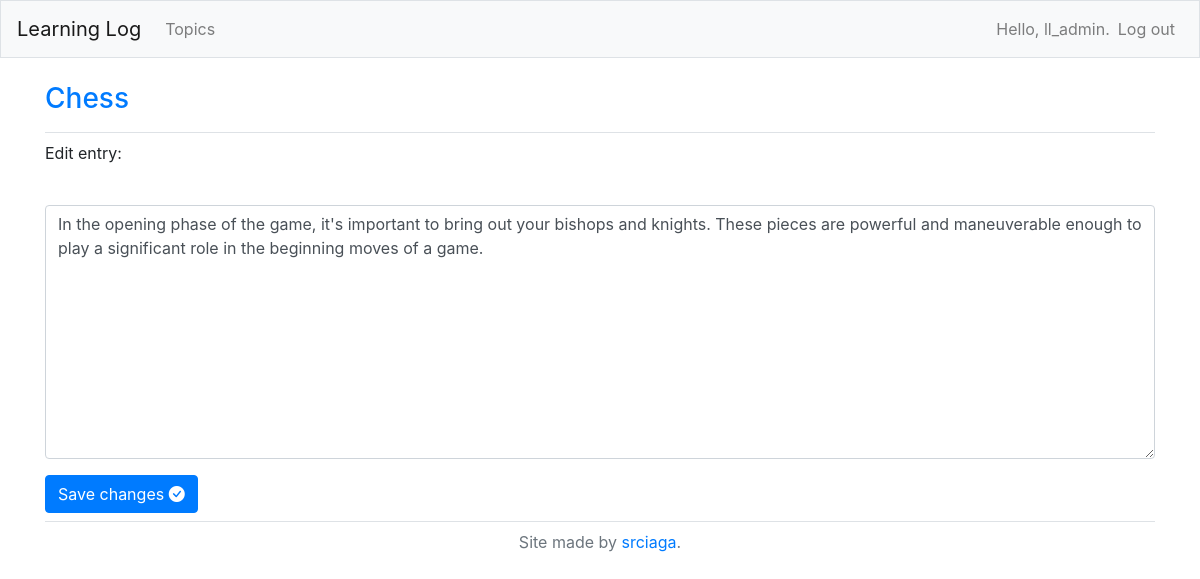
The page /edit_entry/2/ (signed in) on the database its author committed.
### learning_logs/models.py (models this page shows, shortened)
class Topic(models.Model):
    text = models.CharField(max_length=200)
    date_added = models.DateTimeField(auto_now_add=True)
    owner = models.ForeignKey(User, on_delete=models.CASCADE)
    def __str__(self):
        return self.text

class Entry(models.Model):
    topic = models.ForeignKey(Topic, on_delete=models.CASCADE)
    text = models.TextField()
    date_added = models.DateTimeField(auto_now_add=True)
    class Meta:
        verbose_name_plural = 'entries'

### learning_logs/views.py (the view)
# urls.py: path('edit_entry/<int:entry_id>/', views.edit_entry, name='edit_entry'),
@login_required
def edit_entry(request, entry_id):
    entry = Entry.objects.get(id=entry_id)
    topic = entry.topic
    if topic.owner != request.user:
        raise Http404
    if request.method != 'POST':
        form = EntryForm(instance=entry)
    else:
        form = EntryForm(instance=entry, data=request.POST)
        if form.is_valid():
            form.save()
            return redirect('learning_logs:topic', topic_id=topic.id)
    context = {'entry': entry, 'topic': topic, 'form': form}
    return render(request, 'learning_logs/edit_entry.html', context)

### learning_logs/forms.py
class EntryForm(forms.ModelForm):
    class Meta:
        model = Entry
        fields = ['text']
        labels = {'text': ''}
        widgets = {'text': forms.Textarea(attrs={'cols': 80})}

### learning_logs/templates/learning_logs/edit_entry.html (shortened to what this page needs)
{% extends "learning_logs/base.html" %}
{% load bootstrap4 %}
{% block page_header %}
<h3><a href="{% url 'learning_logs:topic' topic.id %}">{{ topic }}</a></h3>
{% endblock page_header %}
{% block content %}
  <p>Edit entry:</p>
  <form action="{% url 'learning_logs:edit_entry' entry.id %}" method='post'>
    {% bootstrap_form form %}
    {% buttons %}
    <button name="submit" class="btn btn-primary">Save changes <i class="bi bi-check-circle-fill"></i></button>
    {% endbuttons %}
  </form>
{% endblock content %}

### learning_logs/templates/learning_logs/base.html (shortened to what this page needs)
{% load bootstrap4 %}
<!doctype html>
<html lang="en">
<head>
    {% bootstrap_css %}
</head>
<body>
    <nav class="navbar navbar-expand-md navbar-light bg-light mb-4 border">
        <a class="navbar-brand" href="{% url 'learning_logs:index'%}">
            Learning Log</a>
        <div class="collapse navbar-collapse" id="navbarCollapse">
            <ul class="navbar-nav mr-auto">
                <li class="nav-item">
                    <a class="nav-link" href="{% url 'learning_logs:topics'%}">
                        Topics</a></li>
            </ul>
            <ul class="navbar-nav ml-auto">
                {% if user.is_authenticated %}
                <li class="nav-item">
                    <span class="navbar-text">Hello, {{ user.username }}.</span>
                </li>
                <li class="nav-item">
                    <a class="nav-link" href="{% url 'users:logout' %}">Log out</a>
                </li>
                {% else %}
                <li class="nav-item">
                    <a class="nav-link" href="{% url 'users:register' %}">Register</a>
                </li>
                <li class="nav-item">
                    <a class="nav-link" href="{% url 'users:login' %}">Log in</a></li>
                {% endif %}
            </ul>
        </div>
    </nav>
    <main role="main" class="container">
        <div class="pb-2 mb-2 border-bottom">
            {% block page_header %}{% endblock page_header %}
        </div>
        <div class="pb-2 mb-2 border-bottom">
            {% block content %}{% endblock content %}
        </div>
    </main>
    <footer>
        <p class="text-center text-muted">Site made by <a href="https://github.com/srciaga">srciaga</a>.</p>
    </footer>
</body>
</html>

### rows shown on the page
Topic: text "Chess"
Entry: text "In the opening phase of the game, it's important to bring out your bishops and knights. These pieces are powerful and maneuverable enough to play a significant role in the beginning moves of a game."

### other values the page prints
{{ user.username }} "ll_admin"
